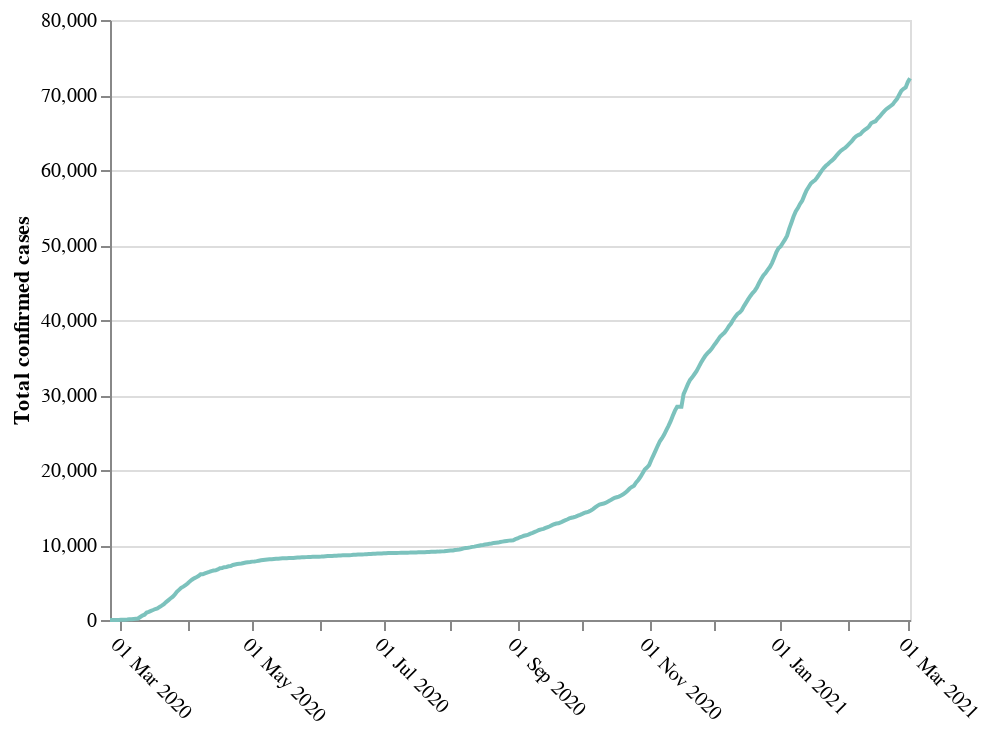

Write notebook code for a chart like this one.
### Code cell
line = base.mark_line(color='rgba(124,194,189,1)').encode(
    y=alt.Y('value:Q', axis=alt.Axis(title='Total confirmed cases')),
    x=alt.X('date:T', axis=alt.Axis(title='', format="%d %b %Y", labelAngle=45, grid=False)),
    tooltip =[alt.Tooltip('variable:O', title='Dato'), alt.Tooltip('value:Q', title='Antall')],
)

fig = line
fig

### Figure 1 — Vega-Lite specification as saved in the notebook (floating-point values rounded to 4 significant figures; data arrays with more than 128 entries replaced by an {"elided": "..."} marker saying what was removed)
{"config": {"view": {"continuousWidth": 400, "continuousHeight": 300}}, "data": {"name": "data-082d8ff46b48c1d22947aabcf2d5d158"}, "mark": {"type": "line", "color": "rgba(124,194,189,1)"}, "encoding": {"tooltip": [{"type": "ordinal", "field": "variable", "title": "Dato"}, {"type": "quantitative", "field": "value", "title": "Antall"}], "x": {"type": "temporal", "axis": {"format": "%d %b %Y", "grid": false, "labelAngle": 45, "title": ""}, "field": "date"}, "y": {"type": "quantitative", "axis": {"title": "Total confirmed cases"}, "field": "value"}}, "$schema": "https://vega.github.io/schema/vega-lite/v4.8.1.json", "datasets": {"data-082d8ff46b48c1d22947aabcf2d5d158": {"elided": "372 records"}}}
